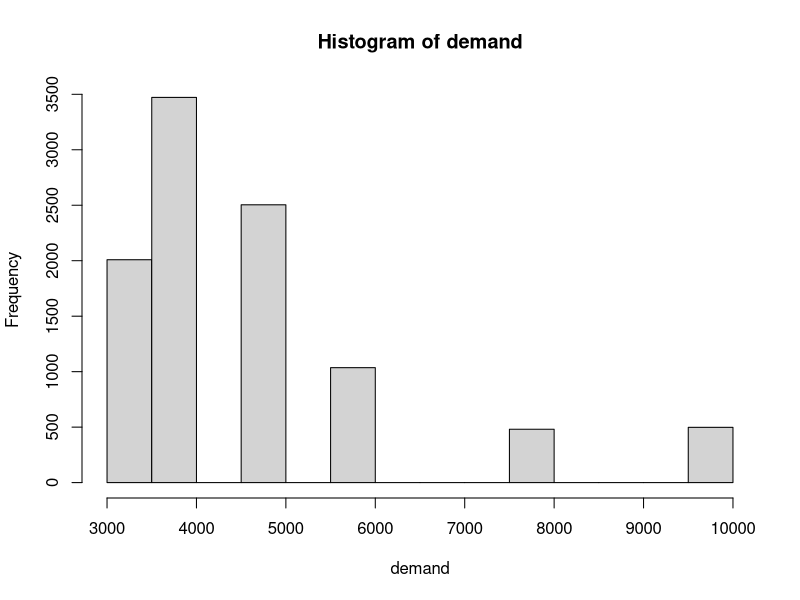
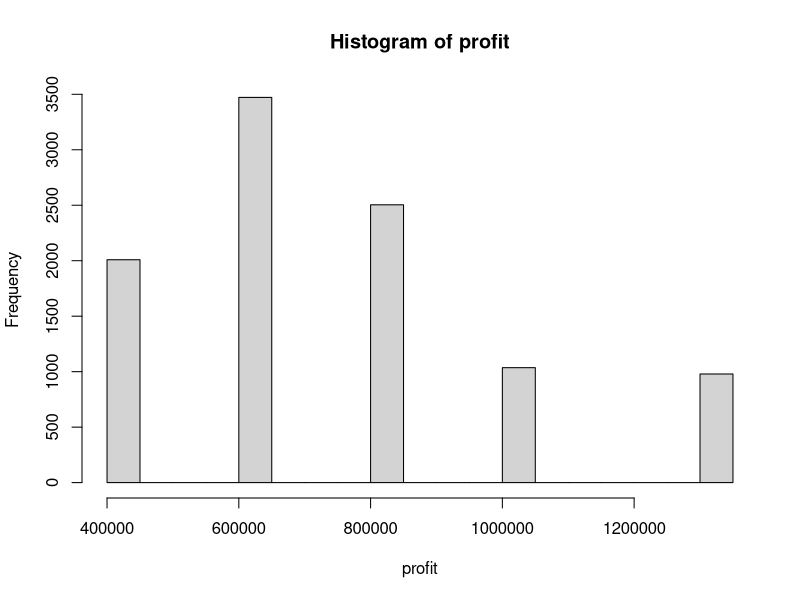

The R source for these figures, in order:

# 1

nrep<-10000
count<-0  #Favorable

for (i in 1:nrep){
  x<-sample(c("W","W","M","M","M"),size=5,replace=FALSE,prob=rep(1/5,5))
  match<-which(x=="W")
  if (match[1]==2 & match[2]==4) count=count+1
}

(probability<-count/nrep)


#2 

nrep =100000
count = 0
for(i in 1:nrep){
  x=sample(6,replace=TRUE)
  if(length(unique(x))==6) count = count+1
}

(count/nrep)


#3

nrep =100000
count = 0
x = c(rep(0,40), rep(1,10))
for(i in 1:nrep){
  y=sample(x)
  positions = which(y==1)
  difference=diff(positions)
  if (min(difference)>1) count=count+1
}

print(count/nrep)

#4
g<-function(){
nrep = 100000
count = 0 
for (i in 1:nrep){
  x= sample(1:6,5, replace=TRUE)
  if (sum(x[1:3])==3|
      sum(x[2:4])==3|
      sum(x[3:5])==3) count = count+1
}
return(count/nrep)
}

system.time(g())
#print(count/nrep)


#BUSINESS PROBLEM
rm(list=ls())

# Inputs
fixed_cost<-15000   # The fixed cost of producing textbooks
variable_cost<-20   # The variable cost per textbook produced
price<-190          # Price at which we can sell the textbooks
refund<-45          # The refund for unsold textbooks

# Decision Variable
printed<-8000



nrep<-10000
  # Model
demand<-sample(c(3000,4000,5000,6000,8000,10000),nrep,replace=TRUE,prob = c(0.2,0.35,0.25,0.1,0.05,0.05))
total_copies<-rep(printed,nrep)
  
unsold_copies<-c()
for (i in 1:nrep){
    unsold_copies[i]=max(total_copies[i]-demand[i],0)
  }
  
refund_eligible<-c()
for (i in 1:nrep){
    refund_eligible[i]=ifelse(unsold_copies[i]>1000,1000,unsold_copies[i])
  }
refund_revenue<-refund_eligible*refund
  
total_revenue<-c()
for (i in 1:nrep){
    total_revenue[i]=min(total_copies[i],demand[i])*price
  }
  
total_cost<-printed*variable_cost+fixed_cost
profit<-total_revenue+refund_revenue-total_cost
  
expected_profits<-mean(profit)
sd_profits<-sd(profit)


# Answer
library(glue)
glue("After simulation, printing {printed} textbooks yields an 
     expected profit of {expected_profits} and SD of {sd_profits}")

hist(demand)
hist(profit)
glue("The publisher can be 90% certain that actual profit is 
     between {sort(profit)[0.05*nrep]} and 
     {sort(profit)[0.95*nrep]}")
